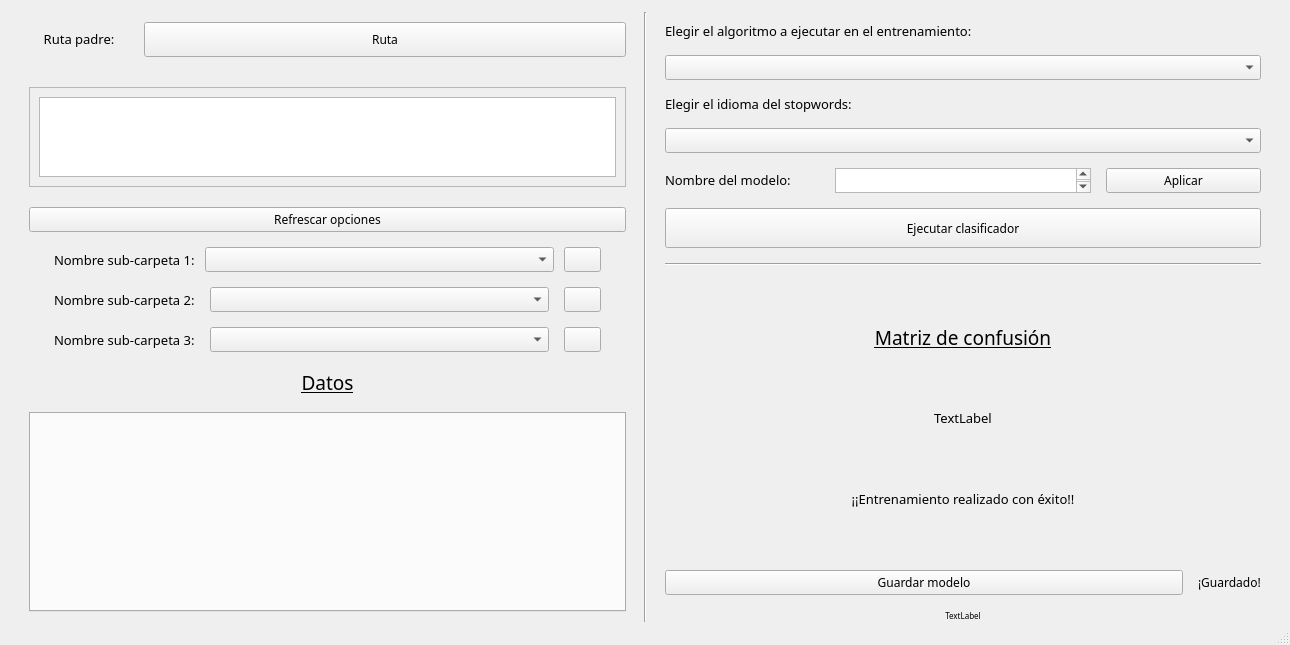
<?xml version="1.0" encoding="UTF-8"?>
<ui version="4.0">
 <class>MainWindow</class>
 <widget class="QMainWindow" name="MainWindow">
  <property name="geometry">
   <rect>
    <x>0</x>
    <y>0</y>
    <width>1290</width>
    <height>645</height>
   </rect>
  </property>
  <property name="font">
   <font>
    <family>Questrial</family>
    <pointsize>9</pointsize>
   </font>
  </property>
  <property name="windowTitle">
   <string>MainWindow</string>
  </property>
  <widget class="QWidget" name="centralwidget">
   <layout class="QHBoxLayout" name="horizontalLayout_5">
    <property name="spacing">
     <number>8</number>
    </property>
    <property name="topMargin">
     <number>12</number>
    </property>
    <property name="bottomMargin">
     <number>1</number>
    </property>
    <item>
     <layout class="QVBoxLayout" name="verticalLayout_4">
      <property name="spacing">
       <number>15</number>
      </property>
      <property name="leftMargin">
       <number>20</number>
      </property>
      <property name="topMargin">
       <number>10</number>
      </property>
      <property name="rightMargin">
       <number>10</number>
      </property>
      <item>
       <layout class="QHBoxLayout" name="horizontalLayout">
        <item>
         <widget class="QLabel" name="label">
          <property name="sizePolicy">
           <sizepolicy hsizetype="Fixed" vsizetype="Fixed">
            <horstretch>0</horstretch>
            <verstretch>0</verstretch>
           </sizepolicy>
          </property>
          <property name="minimumSize">
           <size>
            <width>100</width>
            <height>20</height>
           </size>
          </property>
          <property name="font">
           <font>
            <family>Questrial</family>
            <pointsize>10</pointsize>
           </font>
          </property>
          <property name="layoutDirection">
           <enum>Qt::LeftToRight</enum>
          </property>
          <property name="text">
           <string>Ruta padre:</string>
          </property>
          <property name="alignment">
           <set>Qt::AlignCenter</set>
          </property>
         </widget>
        </item>
        <item>
         <widget class="QPushButton" name="boton_rutaPadre">
          <property name="sizePolicy">
           <sizepolicy hsizetype="Preferred" vsizetype="Fixed">
            <horstretch>0</horstretch>
            <verstretch>0</verstretch>
           </sizepolicy>
          </property>
          <property name="minimumSize">
           <size>
            <width>0</width>
            <height>35</height>
           </size>
          </property>
          <property name="font">
           <font>
            <family>Questrial</family>
            <pointsize>9</pointsize>
           </font>
          </property>
          <property name="text">
           <string>Ruta</string>
          </property>
          <property name="icon">
           <iconset>
            <normaloff>../Imagenes/folder.png</normaloff>../Imagenes/folder.png</iconset>
          </property>
         </widget>
        </item>
       </layout>
      </item>
      <item>
       <widget class="QScrollArea" name="scrollArea_2">
        <property name="sizePolicy">
         <sizepolicy hsizetype="Minimum" vsizetype="Expanding">
          <horstretch>0</horstretch>
          <verstretch>0</verstretch>
         </sizepolicy>
        </property>
        <property name="minimumSize">
         <size>
          <width>0</width>
          <height>100</height>
         </size>
        </property>
        <property name="maximumSize">
         <size>
          <width>16777215</width>
          <height>70</height>
         </size>
        </property>
        <property name="widgetResizable">
         <bool>true</bool>
        </property>
        <widget class="QWidget" name="scrollAreaWidgetContents_4">
         <property name="geometry">
          <rect>
           <x>0</x>
           <y>0</y>
           <width>593</width>
           <height>98</height>
          </rect>
         </property>
         <property name="sizePolicy">
          <sizepolicy hsizetype="Preferred" vsizetype="Preferred">
           <horstretch>0</horstretch>
           <verstretch>0</verstretch>
          </sizepolicy>
         </property>
         <property name="minimumSize">
          <size>
           <width>0</width>
           <height>40</height>
          </size>
         </property>
         <layout class="QVBoxLayout" name="verticalLayout_6">
          <item>
           <widget class="QListWidget" name="lista_Rutas">
            <property name="sizePolicy">
             <sizepolicy hsizetype="Preferred" vsizetype="Preferred">
              <horstretch>0</horstretch>
              <verstretch>0</verstretch>
             </sizepolicy>
            </property>
            <property name="font">
             <font>
              <family>Questrial</family>
             </font>
            </property>
           </widget>
          </item>
         </layout>
        </widget>
       </widget>
      </item>
      <item>
       <spacer name="verticalSpacer">
        <property name="orientation">
         <enum>Qt::Vertical</enum>
        </property>
        <property name="sizeType">
         <enum>QSizePolicy::Fixed</enum>
        </property>
        <property name="sizeHint" stdset="0">
         <size>
          <width>20</width>
          <height>20</height>
         </size>
        </property>
       </spacer>
      </item>
      <item>
       <widget class="QPushButton" name="boton_refrescar">
        <property name="sizePolicy">
         <sizepolicy hsizetype="Preferred" vsizetype="Fixed">
          <horstretch>0</horstretch>
          <verstretch>0</verstretch>
         </sizepolicy>
        </property>
        <property name="minimumSize">
         <size>
          <width>200</width>
          <height>0</height>
         </size>
        </property>
        <property name="font">
         <font>
          <family>Questrial</family>
          <pointsize>9</pointsize>
         </font>
        </property>
        <property name="layoutDirection">
         <enum>Qt::LeftToRight</enum>
        </property>
        <property name="text">
         <string>Refrescar opciones</string>
        </property>
        <property name="icon">
         <iconset>
          <normaloff>../Imagenes/Refresh_icon.png</normaloff>../Imagenes/Refresh_icon.png</iconset>
        </property>
       </widget>
      </item>
      <item>
       <layout class="QHBoxLayout" name="horizontalLayout_2">
        <property name="spacing">
         <number>10</number>
        </property>
        <property name="leftMargin">
         <number>25</number>
        </property>
        <property name="topMargin">
         <number>0</number>
        </property>
        <property name="rightMargin">
         <number>25</number>
        </property>
        <item>
         <widget class="QLabel" name="label_4">
          <property name="sizePolicy">
           <sizepolicy hsizetype="Fixed" vsizetype="Preferred">
            <horstretch>0</horstretch>
            <verstretch>0</verstretch>
           </sizepolicy>
          </property>
          <property name="minimumSize">
           <size>
            <width>100</width>
            <height>20</height>
           </size>
          </property>
          <property name="font">
           <font>
            <family>Questrial</family>
            <pointsize>10</pointsize>
           </font>
          </property>
          <property name="text">
           <string>Nombre sub-carpeta 1:</string>
          </property>
         </widget>
        </item>
        <item>
         <widget class="QComboBox" name="opciones1">
          <property name="sizePolicy">
           <sizepolicy hsizetype="Preferred" vsizetype="Preferred">
            <horstretch>0</horstretch>
            <verstretch>0</verstretch>
           </sizepolicy>
          </property>
         </widget>
        </item>
        <item>
         <widget class="QPushButton" name="boton_Anadir_1">
          <property name="sizePolicy">
           <sizepolicy hsizetype="Fixed" vsizetype="Preferred">
            <horstretch>0</horstretch>
            <verstretch>0</verstretch>
           </sizepolicy>
          </property>
          <property name="text">
           <string/>
          </property>
          <property name="icon">
           <iconset>
            <normaloff>../Imagenes/Añadir.png</normaloff>../Imagenes/Añadir.png</iconset>
          </property>
          <property name="iconSize">
           <size>
            <width>20</width>
            <height>20</height>
           </size>
          </property>
         </widget>
        </item>
       </layout>
      </item>
      <item>
       <layout class="QHBoxLayout" name="horizontalLayout_6">
        <property name="leftMargin">
         <number>25</number>
        </property>
        <property name="rightMargin">
         <number>25</number>
        </property>
        <item>
         <widget class="QLabel" name="label_3">
          <property name="sizePolicy">
           <sizepolicy hsizetype="Fixed" vsizetype="Preferred">
            <horstretch>0</horstretch>
            <verstretch>0</verstretch>
           </sizepolicy>
          </property>
          <property name="minimumSize">
           <size>
            <width>100</width>
            <height>20</height>
           </size>
          </property>
          <property name="font">
           <font>
            <family>Questrial</family>
            <pointsize>10</pointsize>
           </font>
          </property>
          <property name="text">
           <string>Nombre sub-carpeta 2:</string>
          </property>
         </widget>
        </item>
        <item>
         <widget class="QComboBox" name="opciones2">
          <property name="sizePolicy">
           <sizepolicy hsizetype="Preferred" vsizetype="Preferred">
            <horstretch>0</horstretch>
            <verstretch>0</verstretch>
           </sizepolicy>
          </property>
         </widget>
        </item>
        <item>
         <widget class="QPushButton" name="boton_Anadir_2">
          <property name="sizePolicy">
           <sizepolicy hsizetype="Fixed" vsizetype="Preferred">
            <horstretch>0</horstretch>
            <verstretch>0</verstretch>
           </sizepolicy>
          </property>
          <property name="text">
           <string/>
          </property>
          <property name="icon">
           <iconset>
            <normaloff>../Imagenes/Añadir.png</normaloff>../Imagenes/Añadir.png</iconset>
          </property>
          <property name="iconSize">
           <size>
            <width>20</width>
            <height>20</height>
           </size>
          </property>
         </widget>
        </item>
       </layout>
      </item>
      <item>
       <layout class="QHBoxLayout" name="horizontalLayout_7">
        <property name="leftMargin">
         <number>25</number>
        </property>
        <property name="rightMargin">
         <number>25</number>
        </property>
        <item>
         <widget class="QLabel" name="label_6">
          <property name="sizePolicy">
           <sizepolicy hsizetype="Fixed" vsizetype="Preferred">
            <horstretch>0</horstretch>
            <verstretch>0</verstretch>
           </sizepolicy>
          </property>
          <property name="minimumSize">
           <size>
            <width>100</width>
            <height>20</height>
           </size>
          </property>
          <property name="font">
           <font>
            <family>Questrial</family>
            <pointsize>10</pointsize>
           </font>
          </property>
          <property name="text">
           <string>Nombre sub-carpeta 3:</string>
          </property>
         </widget>
        </item>
        <item>
         <widget class="QComboBox" name="opciones3">
          <property name="sizePolicy">
           <sizepolicy hsizetype="Preferred" vsizetype="Preferred">
            <horstretch>0</horstretch>
            <verstretch>0</verstretch>
           </sizepolicy>
          </property>
         </widget>
        </item>
        <item>
         <widget class="QPushButton" name="boton_Anadir_3">
          <property name="sizePolicy">
           <sizepolicy hsizetype="Fixed" vsizetype="Preferred">
            <horstretch>0</horstretch>
            <verstretch>0</verstretch>
           </sizepolicy>
          </property>
          <property name="text">
           <string/>
          </property>
          <property name="icon">
           <iconset>
            <normaloff>../Imagenes/Añadir.png</normaloff>../Imagenes/Añadir.png</iconset>
          </property>
          <property name="iconSize">
           <size>
            <width>20</width>
            <height>20</height>
           </size>
          </property>
         </widget>
        </item>
       </layout>
      </item>
      <item>
       <layout class="QVBoxLayout" name="verticalLayout_9">
        <property name="topMargin">
         <number>0</number>
        </property>
        <property name="bottomMargin">
         <number>10</number>
        </property>
        <item>
         <widget class="QLabel" name="label_2">
          <property name="sizePolicy">
           <sizepolicy hsizetype="Preferred" vsizetype="Preferred">
            <horstretch>0</horstretch>
            <verstretch>0</verstretch>
           </sizepolicy>
          </property>
          <property name="minimumSize">
           <size>
            <width>0</width>
            <height>30</height>
           </size>
          </property>
          <property name="font">
           <font>
            <family>Questrial</family>
            <pointsize>14</pointsize>
            <underline>true</underline>
           </font>
          </property>
          <property name="text">
           <string>Datos</string>
          </property>
          <property name="alignment">
           <set>Qt::AlignCenter</set>
          </property>
          <property name="margin">
           <number>0</number>
          </property>
         </widget>
        </item>
        <item>
         <widget class="QTabWidget" name="tabWidget_3">
          <property name="sizePolicy">
           <sizepolicy hsizetype="Preferred" vsizetype="Expanding">
            <horstretch>0</horstretch>
            <verstretch>0</verstretch>
           </sizepolicy>
          </property>
          <property name="font">
           <font>
            <family>Questrial</family>
            <pointsize>9</pointsize>
           </font>
          </property>
          <property name="currentIndex">
           <number>-1</number>
          </property>
         </widget>
        </item>
       </layout>
      </item>
     </layout>
    </item>
    <item>
     <widget class="Line" name="line">
      <property name="orientation">
       <enum>Qt::Vertical</enum>
      </property>
     </widget>
    </item>
    <item>
     <layout class="QVBoxLayout" name="verticalLayout">
      <property name="spacing">
       <number>15</number>
      </property>
      <property name="leftMargin">
       <number>10</number>
      </property>
      <property name="topMargin">
       <number>10</number>
      </property>
      <property name="rightMargin">
       <number>20</number>
      </property>
      <property name="bottomMargin">
       <number>0</number>
      </property>
      <item>
       <widget class="QLabel" name="label_8">
        <property name="sizePolicy">
         <sizepolicy hsizetype="Preferred" vsizetype="Fixed">
          <horstretch>0</horstretch>
          <verstretch>0</verstretch>
         </sizepolicy>
        </property>
        <property name="font">
         <font>
          <family>Questrial</family>
          <pointsize>10</pointsize>
         </font>
        </property>
        <property name="text">
         <string>Elegir el algoritmo a ejecutar en el entrenamiento:</string>
        </property>
       </widget>
      </item>
      <item>
       <widget class="QComboBox" name="comboBox_algoritmos">
        <property name="font">
         <font>
          <family>Questrial</family>
          <pointsize>9</pointsize>
         </font>
        </property>
       </widget>
      </item>
      <item>
       <widget class="QLabel" name="label_10">
        <property name="sizePolicy">
         <sizepolicy hsizetype="Preferred" vsizetype="Fixed">
          <horstretch>0</horstretch>
          <verstretch>0</verstretch>
         </sizepolicy>
        </property>
        <property name="font">
         <font>
          <family>Questrial</family>
          <pointsize>10</pointsize>
         </font>
        </property>
        <property name="text">
         <string>Elegir el idioma del stopwords:</string>
        </property>
       </widget>
      </item>
      <item>
       <widget class="QComboBox" name="comboBox_stopwords">
        <property name="font">
         <font>
          <family>Questrial</family>
          <pointsize>9</pointsize>
         </font>
        </property>
       </widget>
      </item>
      <item>
       <layout class="QHBoxLayout" name="horizontalLayout_3">
        <item>
         <widget class="QLabel" name="label_7">
          <property name="sizePolicy">
           <sizepolicy hsizetype="Preferred" vsizetype="Fixed">
            <horstretch>0</horstretch>
            <verstretch>0</verstretch>
           </sizepolicy>
          </property>
          <property name="font">
           <font>
            <family>Questrial</family>
            <pointsize>10</pointsize>
           </font>
          </property>
          <property name="text">
           <string>Nombre del modelo:</string>
          </property>
         </widget>
        </item>
        <item>
         <widget class="QTextEdit" name="textField_nombreModelo">
          <property name="sizePolicy">
           <sizepolicy hsizetype="Fixed" vsizetype="Fixed">
            <horstretch>0</horstretch>
            <verstretch>0</verstretch>
           </sizepolicy>
          </property>
          <property name="minimumSize">
           <size>
            <width>0</width>
            <height>15</height>
           </size>
          </property>
          <property name="font">
           <font>
            <family>Questrial</family>
            <pointsize>9</pointsize>
           </font>
          </property>
         </widget>
        </item>
        <item>
         <widget class="QPushButton" name="botonGraficas">
          <property name="font">
           <font>
            <family>Questrial</family>
            <pointsize>9</pointsize>
           </font>
          </property>
          <property name="layoutDirection">
           <enum>Qt::LeftToRight</enum>
          </property>
          <property name="text">
           <string>Aplicar</string>
          </property>
          <property name="iconSize">
           <size>
            <width>30</width>
            <height>30</height>
           </size>
          </property>
         </widget>
        </item>
       </layout>
      </item>
      <item>
       <widget class="QPushButton" name="boton_clasificador">
        <property name="minimumSize">
         <size>
          <width>0</width>
          <height>40</height>
         </size>
        </property>
        <property name="font">
         <font>
          <family>Questrial</family>
          <pointsize>9</pointsize>
         </font>
        </property>
        <property name="text">
         <string>Ejecutar clasificador</string>
        </property>
        <property name="icon">
         <iconset>
          <normaloff>../Imagenes/Execute.png</normaloff>../Imagenes/Execute.png</iconset>
        </property>
        <property name="iconSize">
         <size>
          <width>25</width>
          <height>25</height>
         </size>
        </property>
       </widget>
      </item>
      <item>
       <widget class="Line" name="line_2">
        <property name="orientation">
         <enum>Qt::Horizontal</enum>
        </property>
       </widget>
      </item>
      <item>
       <widget class="QLabel" name="label_5">
        <property name="font">
         <font>
          <family>Questrial</family>
          <pointsize>14</pointsize>
          <underline>true</underline>
         </font>
        </property>
        <property name="text">
         <string>Matriz de confusión</string>
        </property>
        <property name="alignment">
         <set>Qt::AlignCenter</set>
        </property>
       </widget>
      </item>
      <item>
       <layout class="QVBoxLayout" name="lay"/>
      </item>
      <item>
       <widget class="QLabel" name="label_precision">
        <property name="sizePolicy">
         <sizepolicy hsizetype="Preferred" vsizetype="Fixed">
          <horstretch>0</horstretch>
          <verstretch>0</verstretch>
         </sizepolicy>
        </property>
        <property name="font">
         <font>
          <family>Questrial</family>
          <pointsize>10</pointsize>
         </font>
        </property>
        <property name="text">
         <string>TextLabel</string>
        </property>
        <property name="alignment">
         <set>Qt::AlignCenter</set>
        </property>
       </widget>
      </item>
      <item>
       <widget class="QLabel" name="label_exito">
        <property name="font">
         <font>
          <family>Questrial</family>
          <pointsize>10</pointsize>
         </font>
        </property>
        <property name="text">
         <string>¡¡Entrenamiento realizado con éxito!!</string>
        </property>
        <property name="alignment">
         <set>Qt::AlignCenter</set>
        </property>
       </widget>
      </item>
      <item>
       <layout class="QHBoxLayout" name="layout_GuardarModelo">
        <item>
         <widget class="QPushButton" name="boton_guardarModelo">
          <property name="font">
           <font>
            <family>Questrial</family>
            <pointsize>9</pointsize>
           </font>
          </property>
          <property name="text">
           <string>Guardar modelo</string>
          </property>
          <property name="icon">
           <iconset>
            <normaloff>../Imagenes/Aplicar2.png</normaloff>../Imagenes/Aplicar2.png</iconset>
          </property>
          <property name="iconSize">
           <size>
            <width>30</width>
            <height>30</height>
           </size>
          </property>
         </widget>
        </item>
        <item>
         <widget class="QLabel" name="label_guardarModelo">
          <property name="sizePolicy">
           <sizepolicy hsizetype="Fixed" vsizetype="Fixed">
            <horstretch>0</horstretch>
            <verstretch>0</verstretch>
           </sizepolicy>
          </property>
          <property name="font">
           <font>
            <family>Questrial</family>
           </font>
          </property>
          <property name="text">
           <string>¡Guardado!</string>
          </property>
         </widget>
        </item>
       </layout>
      </item>
      <item>
       <widget class="QLabel" name="label_advertencias">
        <property name="sizePolicy">
         <sizepolicy hsizetype="Preferred" vsizetype="Fixed">
          <horstretch>0</horstretch>
          <verstretch>0</verstretch>
         </sizepolicy>
        </property>
        <property name="font">
         <font>
          <pointsize>6</pointsize>
         </font>
        </property>
        <property name="text">
         <string>TextLabel</string>
        </property>
        <property name="alignment">
         <set>Qt::AlignCenter</set>
        </property>
       </widget>
      </item>
     </layout>
    </item>
   </layout>
  </widget>
  <widget class="QMenuBar" name="menubar">
   <property name="geometry">
    <rect>
     <x>0</x>
     <y>0</y>
     <width>1290</width>
     <height>26</height>
    </rect>
   </property>
  </widget>
  <widget class="QStatusBar" name="statusbar"/>
 </widget>
 <resources/>
 <connections/>
</ui>
